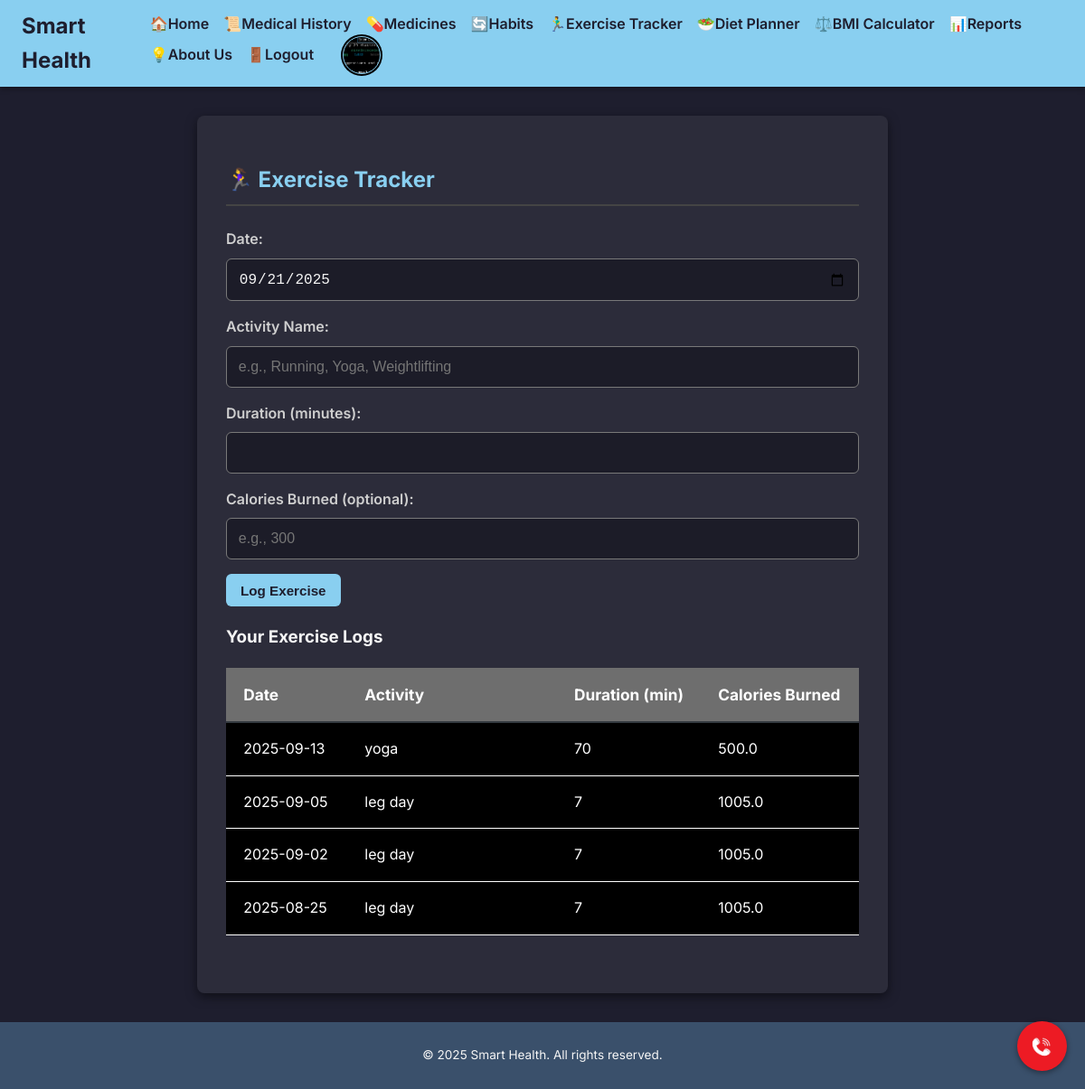
The app's page /exercise_tracker (signed in) with its own data.
### app.py (models this page shows)
class Profile(db.Model):
    id = db.Column(db.Integer, primary_key=True)
    user_id = db.Column(db.Integer, db.ForeignKey('user.id'), unique=True, nullable=False)
    patient_id = db.Column(db.String(20), unique=True, nullable=True)
    full_name = db.Column(db.String(200), nullable=True)
    date_of_birth = db.Column(db.Date, nullable=True)
    contact_number = db.Column(db.String(20), nullable=True)
    address = db.Column(db.String(250), nullable=True)
    profile_picture_url = db.Column(db.String(250), nullable=True)
    email = db.Column(db.String(150), nullable=True)
    age = db.Column(db.String(10), nullable=True)
    gender = db.Column(db.String(20), nullable=True)
    blood_type = db.Column(db.String(10), nullable=True)
    height = db.Column(db.String(10), nullable=True)
    weight = db.Column(db.String(10), nullable=True)
    disability = db.Column(db.String(100), nullable=True)

class ExerciseLog(db.Model):
    id = db.Column(db.Integer, primary_key=True)
    user_id = db.Column(db.Integer, db.ForeignKey('user.id'), nullable=False)
    activity_name = db.Column(db.String(150), nullable=False)
    duration_minutes = db.Column(db.Integer, nullable=False)
    calories_burned = db.Column(db.Float, nullable=True)
    log_date = db.Column(db.Date, default=date.today)

### app.py (the view, shortened to what this page needs)
@app.route('/exercise_tracker', methods=['GET', 'POST'])
def exercise_tracker():
    if 'user_id' not in session:
        return redirect(url_for('login'))
    user_id = session['user_id']
    exercise_logs = ExerciseLog.query.filter_by(user_id=user_id).order_by(ExerciseLog.log_date.desc()).all()
    return render_template('exercise_tracker.html', exercise_logs=exercise_logs)

### app.py (called while the page is built)
@app.context_processor
def inject_datetime():
    return {'datetime': datetime}

@app.context_processor
def inject_profile():
    user_id = session.get("user_id")
    profile = None
    if user_id:
        profile = Profile.query.filter_by(user_id=user_id).first()
    return dict(profile=profile)

### templates/exercise_tracker.html (shortened to what this page needs)
{% extends "base.html" %}
{% block content %}
    <h2>🏃‍♀️ Exercise Tracker</h2>
    <form method="POST">
        <div class="form-group">
            <label for="log_date">Date:</label>
            <input type="date" id="log_date" name="log_date" value="{{ today_date if today_date }}" required>
        </div>
        <div class="form-group">
            <label for="activity_name">Activity Name:</label>
            <input type="text" id="activity_name" name="activity_name" placeholder="e.g., Running, Yoga, Weightlifting" required>
        </div>
        <div class="form-group">
            <label for="duration_minutes">Duration (minutes):</label>
            <input type="number" id="duration_minutes" name="duration_minutes" min="1" required>
        </div>
        <div class="form-group">
            <label for="calories_burned">Calories Burned (optional):</label>
            <input type="number" id="calories_burned" name="calories_burned" step="0.1" placeholder="e.g., 300">
        </div>
        <button type="submit" class="btn">Log Exercise</button>
    </form>
    <div class="table-container">
        <h3>Your Exercise Logs</h3>
        {% if exercise_logs %}
            <table class="exercise-table">
                <thead>
                    <tr>
                        <th style="width: 20%;">Date</th>
                        <th style="width: 35%;">Activity</th>
                        <th style="width: 20%;">Duration (min)</th>
                        <th style="width: 25%;">Calories Burned</th>
                    </tr>
                </thead>
                <tbody>
                    {% for log in exercise_logs %}
                        <tr>
                            <td>{{ log.log_date.strftime('%Y-%m-%d') }}</td>
                            <td>{{ log.activity_name }}</td>
                            <td>{{ log.duration_minutes }}</td>
                            <td>{{ "%.1f"|format(log.calories_burned) if log.calories_burned else 'N/A' }}</td>
                        </tr>
                    {% endfor %}
                </tbody>
            </table>
        {% else %}
            <p>No exercise logs recorded yet. Let's get moving!</p>
        {% endif %}
    </div>
{% endblock %}

### templates/base.html (shortened to what this page needs)
<!DOCTYPE html>
<html lang="en">
<head>
</head>
<body>
    <header class="header">
        <h1>
            <a href="{{ url_for('dashboard') }}" style="color: inherit; text-decoration: none;">
                Smart Health
            </a>
        </h1>
        <nav>
            <ul>
                <li><a href="{{ url_for('dashboard') }}">🏠Home</a></li>
                <li><a href="{{ url_for('medical_history') }}">📜Medical History</a></li>
                <li><a href="{{ url_for('medicine') }}">💊Medicines</a></li>
                <li><a href="{{ url_for('habits') }}">🔄Habits</a></li>
                <li><a href="{{ url_for('exercise_tracker') }}">🏃‍♂️Exercise Tracker</a></li>
                <li><a href="{{ url_for('diet_planner') }}">🥗Diet Planner</a></li>
                <li><a href="{{ url_for('bmi_calculator') }}">⚖️BMI Calculator</a></li>
                <li><a href="{{ url_for('reports') }}">📊Reports</a></li>
                <li><a href="{{ url_for('about') }}">💡About Us</a></li>
                <li><a href="{{ url_for('logout') }}">🚪Logout</a></li>
                <li>
                    <a href="{{ url_for('profile') }}">
                        <div class="profile-circle" title="Profile"
                             style="background-image: url('{{ profile.profile_picture_url if profile and profile.profile_picture_url else url_for('static', filename='images/profile.jpg') }}');">
                        </div>
                    </a>
                </li>
            </ul>
        </nav>
    </header>
    <a href="{{ url_for('emergency_contacts') }}" class="emergency-button" aria-label="Emergency Contacts"></a>
    <main class="container">
        {% block content %}{% endblock %}
    </main>
    <footer class="footer">
        <p>&copy; {{ datetime.now().year }} Smart Health. All rights reserved.</p>
    </footer>
</body>
</html>

### templates/base.html (style rules this page uses)
:root { --green: #89cff0; --steel-blue: #3a506b; --dark-bg: #1e1e2e; --dark-card: #2c2c3a; --text-light: #f5f5f5; --text-muted: #cfcfcf; }
body { font-family: 'Inter', sans-serif; margin: 0; padding: 0; background-color: var(--dark-bg); color: var(--text-light); line-height: 1.6; display: flex; flex-direction: column; min-height: 100vh; }
.profile-circle { width: 40px; height: 40px; border-radius: 50%; background-size: cover; background-position: center; border: 1px solid var(--green); box-shadow: 0 0 0 2px #000; margin-left: 1rem; display: inline-block; vertical-align: middle; cursor: pointer; background-color: var(--dark-card); }
.header { background-color: var(--green); color: var(--dark-bg); padding: 0.6rem 1.5rem; display: flex; justify-content: space-between; align-items: center; box-shadow: 0 2px 6px rgba(0, 0, 0, 0.4); }
.header h1 { margin: 0; font-size: 1.5rem; font-weight: 700; }
.header nav ul { list-style: none; margin: 0; padding: 0; display: flex; flex-wrap: wrap; align-items: center; }
.header nav ul li { margin-left: 1rem; }
.header nav ul li a { color: var(--dark-bg); text-decoration: none; font-weight: 600; transition: color 0.3s ease; }
.container { flex: 1; padding: 2rem; max-width: 1200px; margin: 2rem auto; background-color: var(--dark-card); border-radius: 8px; box-shadow: 0 4px 12px rgba(0, 0, 0, 0.5); }
.footer { background-color: var(--steel-blue); color: var(--text-light); text-align: center; padding: 0.8rem 1rem; margin-top: auto; font-size: 0.85rem; }
h2 { color: var(--green); margin-bottom: 1.5rem; border-bottom: 2px solid #444; padding-bottom: 0.5rem; }
.form-group { margin-bottom: 1rem; }
.form-group label { display: block; margin-bottom: 0.5rem; font-weight: 600; color: var(--text-muted); }
.form-group input, .form-group textarea, .form-group select { width: 100%; padding: 0.8rem; border: 1px solid #797979; border-radius: 6px; box-sizing: border-box; font-size: 1rem; background-color: #1c1c28; color: var(--text-light); }
.btn { background-color: var(--green); color: var(--dark-bg); padding: 0.6rem 1rem; border: none; border-radius: 6px; cursor: pointer; font-size: 0.95rem; font-weight: 600; transition: background-color 0.3s ease; text-decoration: none; display: inline-block; text-align: center; }
.emergency-button { position: fixed; bottom: 20px; right: 20px; width: 55px; height: 55px; background-color:#ED1B24; border-radius: 50%; display: flex; align-items: center; justify-content: center; box-shadow: 0 2px 6px rgba(0,0,0,0.4); z-index: 1000; text-decoration: none; transition: background-color 0.3s ease; background-image: url('/static/images/call.jpg'); background-repeat: no-repeat; background-position: center; background-size: 60%; }

### templates/exercise_tracker.html (style rules this page uses)
.exercise-table { width: 100%; min-width: 700px; border-collapse: separate; border-spacing: 0; margin-bottom: 2rem; }
.exercise-table th, .exercise-table td { padding: 1rem 1.2rem; text-align: left; font-size: 1rem; border-bottom: 1px solid #ffffff; word-break: break-word; background: #000000; color: #fff; }
.exercise-table th { background: #6e6e6e; font-weight: 700; font-size: 1.08rem; border-bottom: 2px solid #343a40; white-space: nowrap; }
.exercise-table td:last-child { white-space: nowrap; }

### records on screen
Profile: profile_picture_url (picture)
ExerciseLog: log_date "2025-09-13", activity_name "yoga", duration_minutes "70", calories_burned "500.0"
ExerciseLog: log_date "2025-09-05", activity_name "leg day", duration_minutes "7", calories_burned "1005.0"
ExerciseLog: log_date "2025-09-02", activity_name "leg day", duration_minutes "7", calories_burned "1005.0"
ExerciseLog: log_date "2025-08-25", activity_name "leg day", duration_minutes "7", calories_burned "1005.0"
